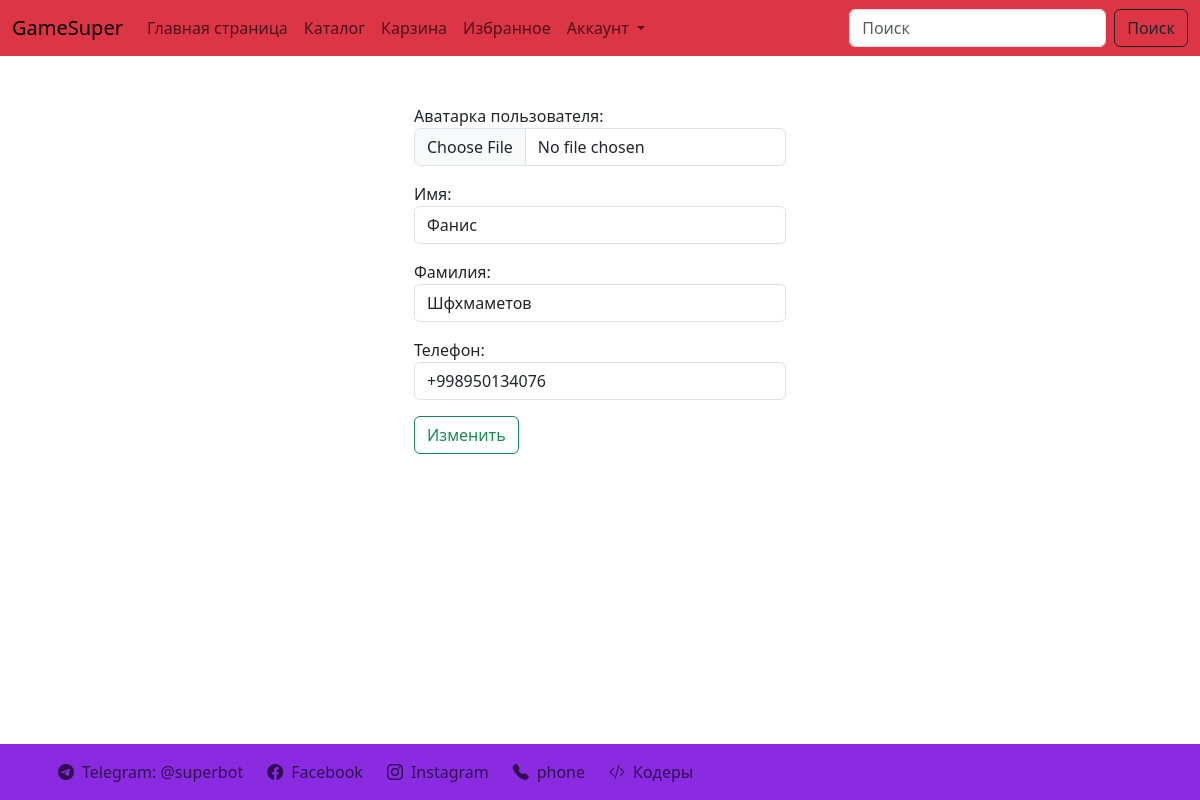
Page /account/user/profile/edit/4/ (signed in) on the committed database.
### account/models.py (models this page shows, shortened)
class Profile(models.Model):
    user = models.OneToOneField(User, on_delete=models.CASCADE, null=True, blank=True, unique=False,
                                verbose_name='Профиль которая привязывает пользователя')
    profile_image = models.ImageField(upload_to='profile/image_account/', null=True, blank=True,
                                      verbose_name='Аватарка пользователя')
    first_name = models.CharField(max_length=200, verbose_name='Имя', null=True, blank=True)
    last_name = models.CharField(max_length=200, verbose_name='Фамилия', null=True, blank=True)
    phone = models.CharField(max_length=200, verbose_name='Телефон', null=True, blank=True)

### account/views.py (the view, shortened to what this page needs)
# urls.py: path('user/profile/edit/<int:pk>/', views.EditProfile.as_view(), name='edit_profile'),
class EditProfile(UpdateView):
    form_class = EditProfileForm
    model = Profile
    template_name = 'account/edit_profile.html'
    extra_context = {
        'title': 'Изменения профиля'
    }
    def get_object(self, queryset=None):
        return get_object_or_404(self.model, user=self.request.user)

### account/forms.py
class EditProfileForm(forms.ModelForm):
    class Meta:
        model = Profile
        fields = ['profile_image', 'first_name', 'last_name', 'phone']
        widgets = {
            'profile_image': forms.FileInput(
                attrs={
                    'class': 'form-control',
                    'placeholder': 'Аватарка'
                }),
            'first_name': forms.TextInput(
                attrs={
                    'class': 'form-control',
                    'placeholder': 'Имя'
                }),
            'last_name': forms.TextInput(
                attrs={
                    'class': 'form-control',
                    'placeholder': 'Фамилия'
                }),
            'phone': forms.TextInput(
                attrs={
                    'class': 'form-control',
                    'placeholder': 'Телефон'
                })
        }

### account/templates/account/edit_profile.html (shortened to what this page needs)
{% extends 'base.html' %}
{% load static %}
{% block content %}
<div class="container mt-5">
    <div class="d-flex justify-content-center">
        <div class="col-4">
            <form action="{% url 'edit_profile' profile.user.pk %}" enctype="multipart/form-data" method="post">
                {{ form.as_p }}
                <button type="submit" class="btn btn-outline-success">Изменить</button>
            </form>
        </div>
    </div>
</div>
{% endblock content %}

### static/css/style.css (style rules this page uses)
body { background: url(../image/back.png); background-position: center, center; background-repeat: no-repeat; background-size: cover; }

### rows in the picture
Profile: first_name "Фанис", last_name "Шфхмаметов", phone "+998950134076"
